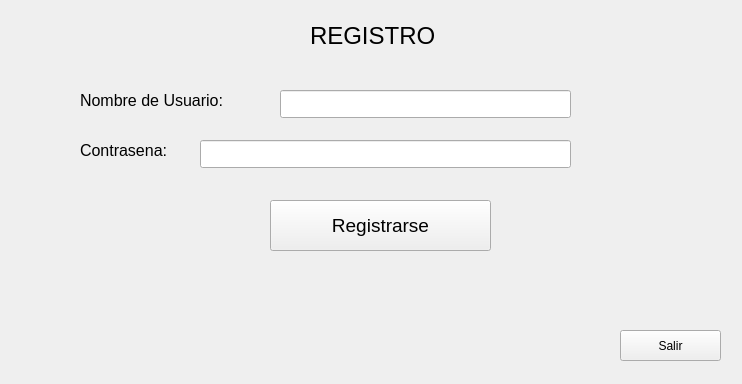
<?xml version="1.0" encoding="UTF-8"?>
<ui version="4.0">
 <class>FrmRegistro</class>
 <widget class="QWidget" name="FrmRegistro">
  <property name="geometry">
   <rect>
    <x>0</x>
    <y>0</y>
    <width>742</width>
    <height>384</height>
   </rect>
  </property>
  <property name="windowTitle">
   <string>Form</string>
  </property>
  <widget class="QLabel" name="label">
   <property name="geometry">
    <rect>
     <x>310</x>
     <y>10</y>
     <width>141</width>
     <height>51</height>
    </rect>
   </property>
   <property name="font">
    <font>
     <pointsize>18</pointsize>
    </font>
   </property>
   <property name="text">
    <string>REGISTRO</string>
   </property>
  </widget>
  <widget class="QLabel" name="label_2">
   <property name="geometry">
    <rect>
     <x>80</x>
     <y>90</y>
     <width>191</width>
     <height>20</height>
    </rect>
   </property>
   <property name="font">
    <font>
     <pointsize>12</pointsize>
    </font>
   </property>
   <property name="text">
    <string>Nombre de Usuario: </string>
   </property>
  </widget>
  <widget class="QLabel" name="label_3">
   <property name="geometry">
    <rect>
     <x>80</x>
     <y>140</y>
     <width>111</width>
     <height>20</height>
    </rect>
   </property>
   <property name="font">
    <font>
     <pointsize>12</pointsize>
    </font>
   </property>
   <property name="text">
    <string>Contrasena: </string>
   </property>
  </widget>
  <widget class="QLineEdit" name="txtUsuario">
   <property name="geometry">
    <rect>
     <x>280</x>
     <y>90</y>
     <width>291</width>
     <height>28</height>
    </rect>
   </property>
  </widget>
  <widget class="QLineEdit" name="txtContrasena">
   <property name="geometry">
    <rect>
     <x>200</x>
     <y>140</y>
     <width>371</width>
     <height>28</height>
    </rect>
   </property>
  </widget>
  <widget class="QPushButton" name="btnSalir">
   <property name="geometry">
    <rect>
     <x>270</x>
     <y>200</y>
     <width>221</width>
     <height>51</height>
    </rect>
   </property>
   <property name="font">
    <font>
     <pointsize>14</pointsize>
    </font>
   </property>
   <property name="text">
    <string>Registrarse</string>
   </property>
  </widget>
  <widget class="QPushButton" name="pushButton">
   <property name="geometry">
    <rect>
     <x>620</x>
     <y>330</y>
     <width>101</width>
     <height>31</height>
    </rect>
   </property>
   <property name="text">
    <string>Salir</string>
   </property>
  </widget>
 </widget>
 <resources/>
 <connections/>
</ui>
